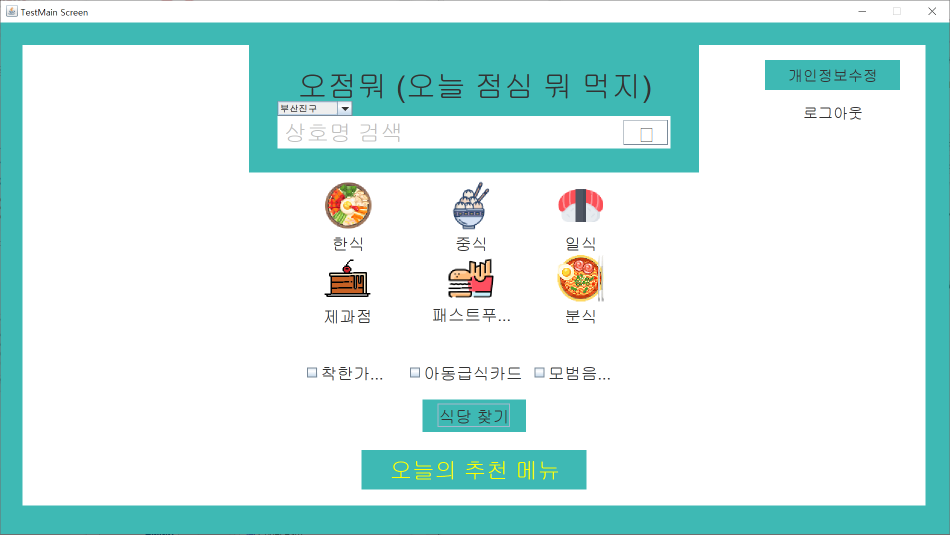
#> input picture assets/images/2024-06-15/java-swing-thumbnail.png, 1900 x 1069 px (shown at 1/2 size)
$ python -i annotate_screenshot.py   (imports and definitions only)
#> lines starting #> are read from the running program, lines starting #| are printed output that depends on the picture
#> further down, picture is the input picture: PIL image 1900x1069 RGBA; mean R, G, B, A 203.5, 233.5, 231.6, 255
#!/usr/bin/env python3
"""
남주의 커밋로그(namju.kim) 웹 캡처 후처리 스크립트 (부분 파싱·타이트 크롭·강조·마스킹).

Antigravity 내장 사이드바 `browser` 서브에이전트로 캡처한 원본 스크린샷에서
핵심 UI 영역만 정밀하게 잘라내고(부분 파싱), 클릭 지점 강조 박스·번호 배지·민감정보
블러/마스킹을 적용해 블로그 본문 최적 크기(<= 1400px, <= 1MB)로 저장합니다.

필요 패키지:
  pip install pillow

사용 예시:
  # 1) 퍼센트 기준 부분 크롭 + 강조 박스 + 번호 배지 + 민감정보 블러
  python3 .agents/skills/blog-writing/scripts/annotate_screenshot.py \
    --in /path/to/raw-capture.png \
    --out assets/images/2026-11-27/sonarcloud-toggle.webp \
    --crop-pct 15,10,70,65 \
    --box 420,180,260,48 \
    --badge 405,180,1 \
    --blur 60,40,240,28

  # 2) 픽셀 크롭 + 자동 여백 제거 + PNG 저장
  python3 .agents/skills/blog-writing/scripts/annotate_screenshot.py \
    --in /path/to/raw-capture.png \
    --out assets/images/2026-11-27/devtools-waterfall.png \
    --crop 0,80,1280,540 \
    --auto-trim \
    --max-width 1400
"""

import argparse
import os
import sys

try:
    from PIL import Image, ImageChops, ImageDraw, ImageFilter, ImageFont
except ImportError:
    print(
        "[ERROR] Pillow 패키지가 필요합니다. 아래 명령으로 설치해 주세요:\n"
        "  pip install pillow",
        file=sys.stderr,
    )
    sys.exit(1)

HIGHLIGHT_COLOR = (239, 68, 68)  # Tailwind Red-500
BADGE_BG = (239, 68, 68)
BADGE_FG = (255, 255, 255)
MASK_COLOR = (17, 24, 39)


# [33 lines left out: functions parse_rect, parse_badge, find_font, not called in this run]


def auto_trim(img, pad=12, tolerance=10):
#> called with pad = 12, tolerance = 10
    rgb = img.convert("RGB")
    bg = Image.new("RGB", rgb.size, rgb.getpixel((0, 0)))
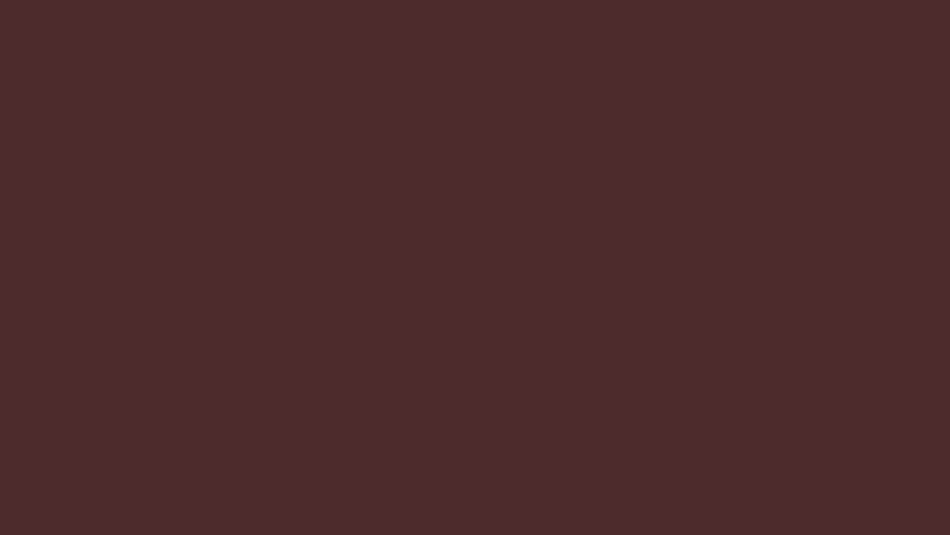
#> bg: PIL image 1900x1069 RGB (shown at 1/2 size); mean R, G, B 77, 43, 44
    diff = ImageChops.difference(rgb, bg)
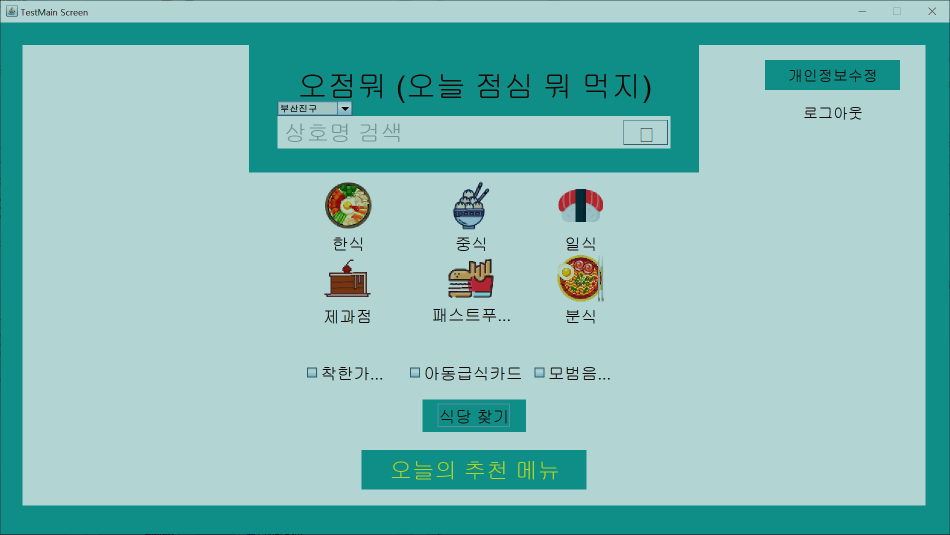
#> diff: PIL image 1900x1069 RGB (shown at 1/2 size); mean R, G, B 134.6, 190.6, 187.9
    diff = diff.point(lambda p: 255 if p > tolerance else 0)
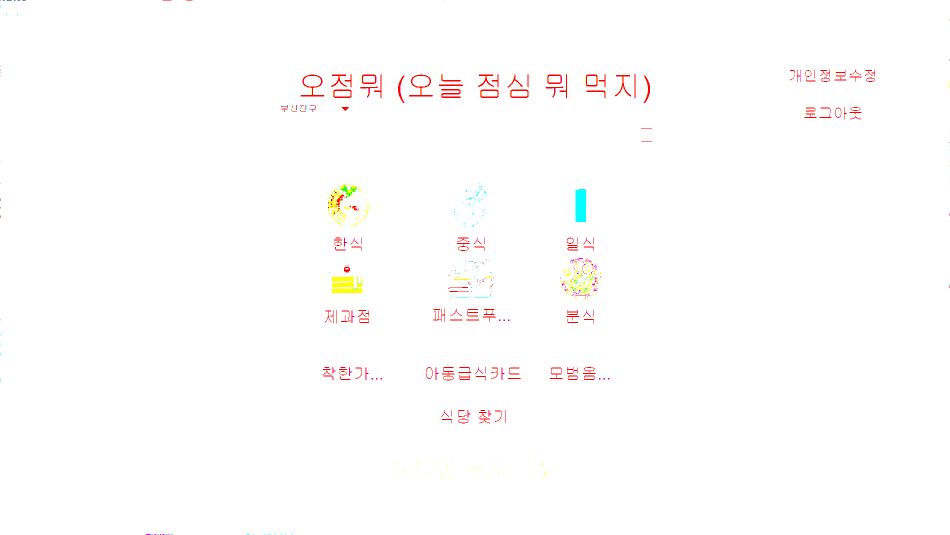
#> diff: PIL image 1900x1069 RGB (shown at 1/2 size); mean R, G, B 254.7, 253.5, 253
    bbox = diff.getbbox()
#> bbox = (0, 0, 1900, 1069)
    if not bbox:
        return img
    left = max(0, bbox[0] - pad)
#> left = 0
    top = max(0, bbox[1] - pad)
#> top = 0
    right = min(img.width, bbox[2] + pad)
#> right = 1900
    bottom = min(img.height, bbox[3] + pad)
#> bottom = 1069
    return img.crop((left, top, right, bottom))


# [99 lines left out: functions clamp_box, main, not called in this run]


# [2 lines not run here, left out]

>>> from PIL import Image
>>> picture = Image.open('../../../../assets/images/2024-06-15/java-swing-thumbnail.png')
>>> result = auto_trim(picture)
